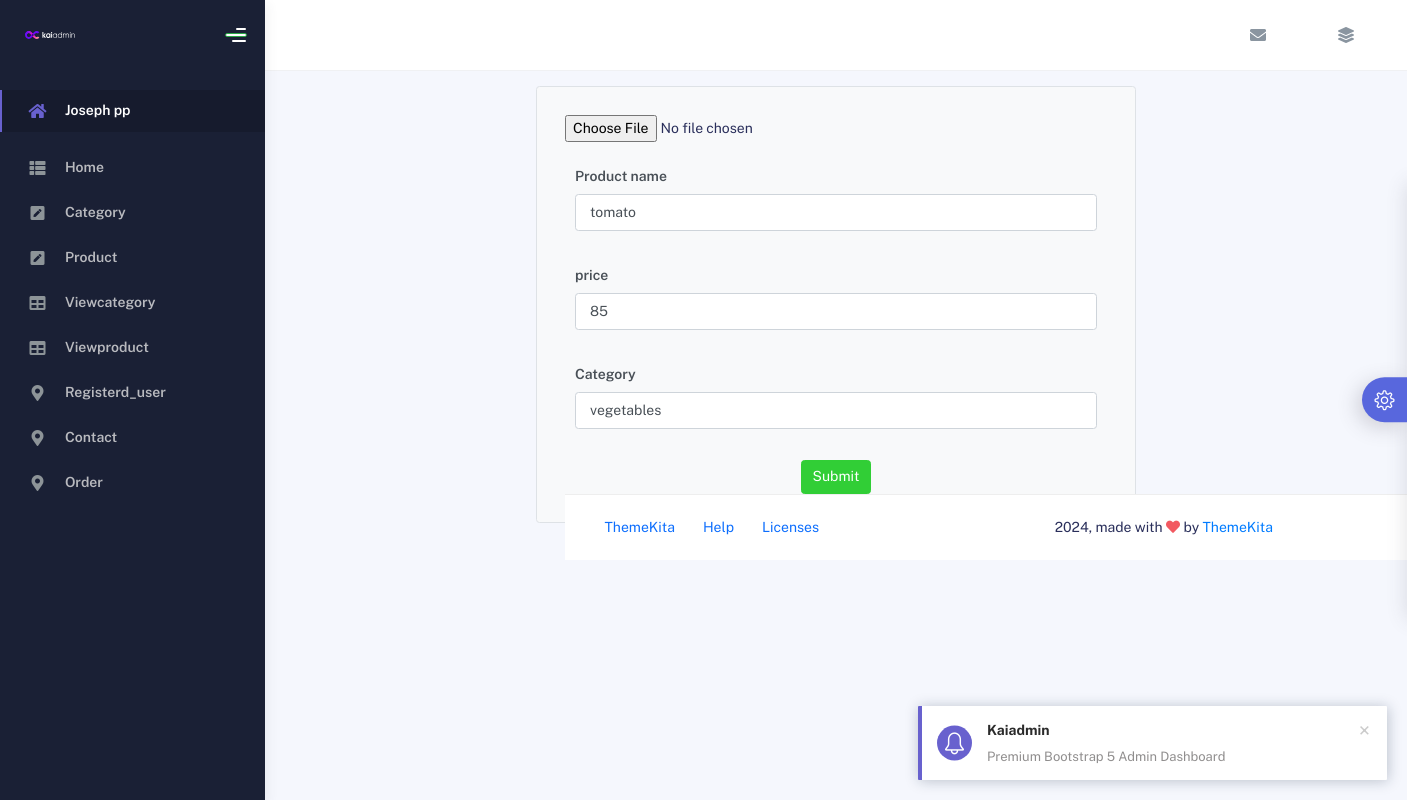
/editproduct/2, run on the app's committed database.
### adminapp/models.py (models this page shows)
class Product(models.Model):
      product = models.CharField(max_length=10,default='')
      price = models.IntegerField()
      category = models.CharField(max_length=10,default='')
      image=models.ImageField(upload_to='image',default='null.jpg')

### adminapp/views.py (the view)
# urls.py: path('editproduct/<int:id>', views.editproduct, name='editproduct'),
def editproduct(request,id):
    data=Product.objects.filter(id=id)
    return render(request,'editproduct.html',{'data':data})

### adminapp/templates/editproduct.html (shortened to what this page needs)
{% extends 'adminapp.html' %}
{% block content %}
{% for i in data %}
<form action="{% url 'updation' id=i.id %}" method="post" enctype="multipart/form-data">
    <input type="file" name="image">
                        <div class="form-group">
                            <label for="product name">Product name</label>
                            <input type="product" class="form-control" id="product" name="product" value="{{ i.product }}" placeholder="product name">
                          </div>
                          <div class="form-group">
                            <label for="price">price</label>
                            <input type="price" class="form-control" id="price" name="price" value="{{ i.price }}"  placeholder="price">
                          </div>
                        <div class="form-group">
                            <label for="category name">Category</label>
                            <input type="category" class="form-control" id="category" name="category" value="{{ i.category }}" placeholder="Category">
                          </div>
                          <div class="card-action">
                          <button class="btn btn-success">Submit</button>
                          </div>
                          {% endfor %}
                          {% endblock %}

### adminapp/static/assets/css/addcategory.css (style rules this page uses)
form { max-width: 600px; margin: 0 auto; padding: 2rem; border: 1px solid #dee2e6; border-radius: 0.25rem; background-color: #f8f9fa; margin-top: 17px; margin-bottom: 10px; }
.form-group { margin-bottom: 1rem; }
.form-group label { display: block; margin-bottom: 0.5rem; font-weight: 600; }
.form-control { display: block; width: 100%; padding: 0.5rem 1rem; font-size: 1rem; line-height: 1.5; color: #495057; background-color: #fff; background-clip: padding-box; border: 1px solid #ced4da; border-radius: 0.25rem; transition: border-color 0.15s ease-in-out, box-shadow 0.15s ease-in-out; }
.card-action { margin-top: 1.5rem; text-align: center; }
.btn { display: inline-block; font-weight: 400; color: #fff; text-align: center; vertical-align: middle; user-select: none; background-color: #28a745; border: 1px solid #28a745; padding: 0.375rem 0.75rem; font-size: 1rem; line-height: 1.5; border-radius: 0.25rem; transition: color 0.15s ease-in-out, background-color 0.15s ease-in-out, border-color 0.15s ease-in-out, box-shadow 0.15s ease-in-out; }
input[type="file"] { display: block; margin-bottom: 1rem; }

### data on the page
Product: product "tomato", price "85", category "vegetables"
